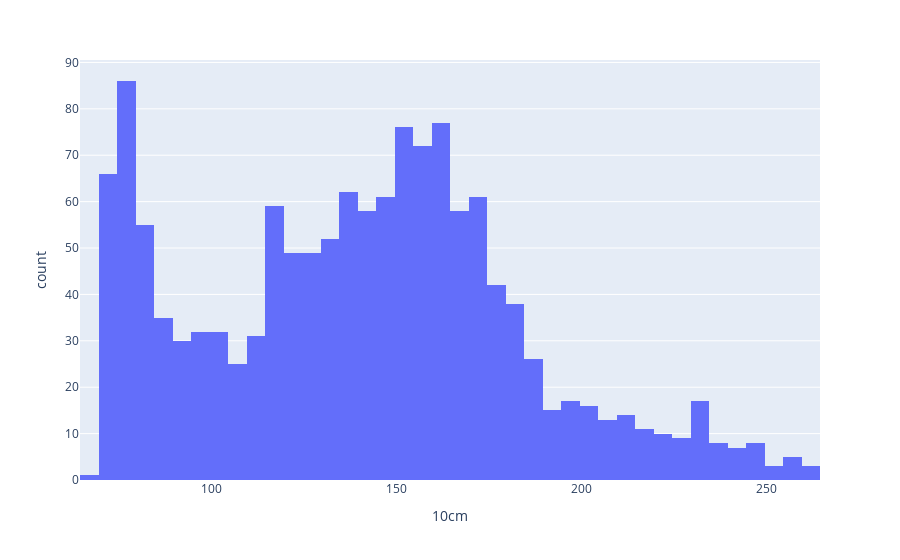

Notebook code for this chart:
### Code cell
px.histogram(df_final, x="10cm")

### Figure 1 — Plotly figure (JSON) as saved in the notebook; plotly's stock layout.template omitted (floating-point values rounded to 4 significant figures; data arrays with more than 128 entries replaced by an {"elided": "..."} marker saying what was removed)
{"data": [{"bingroup": "x", "hovertemplate": "10cm=%{x}<br>count=%{y}<extra></extra>", "legendgroup": "", "marker": {"color": "#636efa", "pattern": {"shape": ""}}, "name": "", "orientation": "v", "showlegend": false, "type": "histogram", "x": {"elided": "1389 float values"}, "xaxis": "x", "yaxis": "y"}], "layout": {"barmode": "relative", "legend": {"tracegroupgap": 0}, "margin": {"t": 60}, "xaxis": {"anchor": "y", "domain": [0, 1], "title": {"text": "10cm"}}, "yaxis": {"anchor": "x", "domain": [0, 1], "title": {"text": "count"}}}}
